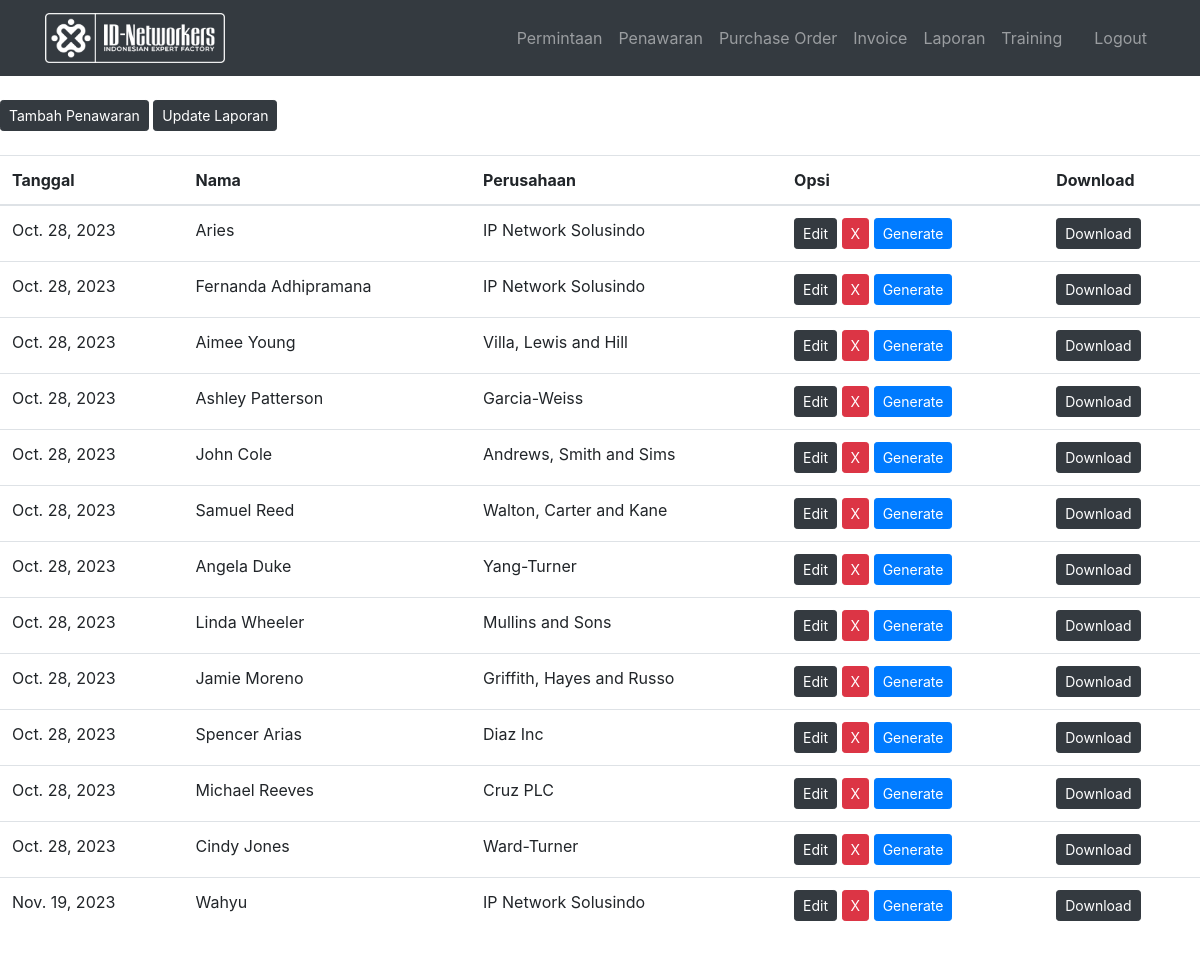
Screenshot of /display_penawaran (signed in) with the database file from the repository.
### IDN_APP/models.py (models this page shows, shortened)
class Penawaran(models.Model):
    def number():
        a = "PN"
        x = str(datetime.datetime.now()).split("-")
        b = "IDN"
        c = x[0][2]+x[0][3]
        if x[1] == '01':
            rom = "I"
        elif x[1] == '02':
            rom = "II"
        elif x[1] == '03':
            rom = "III"
        elif x[1] == '04':
            rom = "IV"
        elif x[1] == '05':
            rom = "V"
        elif x[1] == '06':
            rom = "VI"
        elif x[1] == '07':
            rom = "VII"
        elif x[1] == '08':
            rom = "VIII"
        elif x[1] == '09':
            rom = "IX"
        elif x[1] == '10':
            rom = "X"
        elif x[1] == '11':
            rom = "XI"
        else:
            rom = "XII"
        no = Penawaran.objects.count()
        if no == None:
            final = a+"-"+str(1)+"-"+b+"-"+rom+"-"+c
            return final
        else:
            final = a+"-"+str(no + 1)+"-"+b+"-"+rom+"-"+c
            return final
    no_pnw = models.CharField(max_length=20, default=number)
    training = models.ForeignKey(Training,on_delete=models.CASCADE,default='',blank=True)
    nama_client = models.OneToOneField(Permintaan, on_delete=models.CASCADE)
    tanggal = models.DateField(auto_now_add=True)
    choices = (('JAKARTA', 'Jakarta'),('BODETABEK', 'Bodetabek'),('LUAR BODETABEK', 'Luar Bodetabek'))
    Lokasi = models.CharField(max_length=20, choices=choices)

class Permintaan(models.Model):
    def number():
        a = "CLI"
        x = str(datetime.datetime.now()).split("-")
        b = "IDN"
        c = x[0][2]+x[0][3]
        if x[1] == '01':
            rom = "I"
        elif x[1] == '02':
            rom = "II"
        elif x[1] == '03':
            rom = "III"
        elif x[1] == '04':
            rom = "IV"
        elif x[1] == '05':
            rom = "V"
        elif x[1] == '06':
            rom = "VI"
        elif x[1] == '07':
            rom = "VII"
        elif x[1] == '08':
            rom = "VIII"
        elif x[1] == '09':
            rom = "IX"
        elif x[1] == '10':
            rom = "X"
        elif x[1] == '11':
            rom = "XI"
        else:
            rom = "XII"
        no = Permintaan.objects.count()
        if no == None:
            final = a+"-"+str(1)+"-"+b+"-"+rom+"-"+c
            return final
        else:
            final = a+"-"+str(no + 1)+"-"+b+"-"+rom+"-"+c
            return final
    no_permintaan = models.CharField(max_length=20,default=number)
    nama_client = models.CharField(max_length=50)
    alamat = models.CharField(max_length=80,default='')
    perusahaan = models.CharField(max_length=25)
    no_hp = models.CharField(max_length=15)
    email = models.EmailField()
    jumlah_permintaan = models.IntegerField(blank=False)
    def __str__(self):
        return self.nama_client

### IDN_APP/views.py (the view)
# urls.py: re_path(r'^display_penawaran$', display_penawaran, name='display_penawaran'),
@login_required
def display_penawaran(request):
    penawarans = Penawaran.objects.all()
    context = {'penawarans':penawarans,'header':'Penawaran'}
    return render(request, 'penawaran.html', context)

### IDN_APP/templates/penawaran.html (shortened to what this page needs)
{% extends 'base.html' %}
{% block body %}
<br>
<a href="{% url 'add_penawaran' %}" class="btn btn-dark btn-sm" role="button">Tambah Penawaran</a>
<a href="{% url 'update_laporan_pn' %}" class="btn btn-dark btn-sm">Update Laporan</a>
<br>
<br>
<table class="table table-hover">
  <thead>
    <tr>
      <th>Tanggal</th>
      <th>Nama</th>
      <th>Perusahaan</th>
            <th>Opsi</th>
      <th>Download</th>
    </tr>
  </thead>
<tbody>
{% for penawaran in penawarans %}
<tr>
  <td>{{penawaran.tanggal}}</td>
  <td>{{penawaran.nama_client}}</td>
  <td>{{penawaran.nama_client.perusahaan}}</td>
  <td>
    <a href="{% url 'edit_penawaran' penawaran.pk %}" class="btn btn-dark btn-sm" role="button">Edit</a>
    <a href="{% url 'delete_penawaran' penawaran.pk %}" class="btn btn-danger btn-sm" role="button">X</a>
    <a href="{% url 'generate_penawaran' penawaran.pk %}" class="btn btn-primary btn-sm" role="button">Generate</a>
  </td>
  <td><a href ="static/penawaran/{{penawaran.nama_client}}.pdf" class="btn btn-dark btn-sm">Download</a></td>
</tr>
{% endfor %}
</tbody>
</table>
{% endblock %}

### rows the page displays
Penawaran: tanggal "Oct. 28, 2023", nama_client "Aries", nama_client.perusahaan "IP Network Solusindo"
Penawaran: tanggal "Oct. 28, 2023", nama_client "Fernanda Adhipramana", nama_client.perusahaan "IP Network Solusindo"
Penawaran: tanggal "Oct. 28, 2023", nama_client "Aimee Young", nama_client.perusahaan "Villa, Lewis and Hill"
Penawaran: tanggal "Oct. 28, 2023", nama_client "Ashley Patterson", nama_client.perusahaan "Garcia-Weiss"
Penawaran: tanggal "Oct. 28, 2023", nama_client "John Cole", nama_client.perusahaan "Andrews, Smith and Sims"
Penawaran: tanggal "Oct. 28, 2023", nama_client "Samuel Reed", nama_client.perusahaan "Walton, Carter and Kane"
Penawaran: tanggal "Oct. 28, 2023", nama_client "Angela Duke", nama_client.perusahaan "Yang-Turner"
Penawaran: tanggal "Oct. 28, 2023", nama_client "Linda Wheeler", nama_client.perusahaan "Mullins and Sons"
Penawaran: tanggal "Oct. 28, 2023", nama_client "Jamie Moreno", nama_client.perusahaan "Griffith, Hayes and Russo"
Penawaran: tanggal "Oct. 28, 2023", nama_client "Spencer Arias", nama_client.perusahaan "Diaz Inc"
Penawaran: tanggal "Oct. 28, 2023", nama_client "Michael Reeves", nama_client.perusahaan "Cruz PLC"
Penawaran: tanggal "Oct. 28, 2023", nama_client "Cindy Jones", nama_client.perusahaan "Ward-Turner"
Penawaran: tanggal "Nov. 19, 2023", nama_client "Wahyu", nama_client.perusahaan "IP Network Solusindo"
